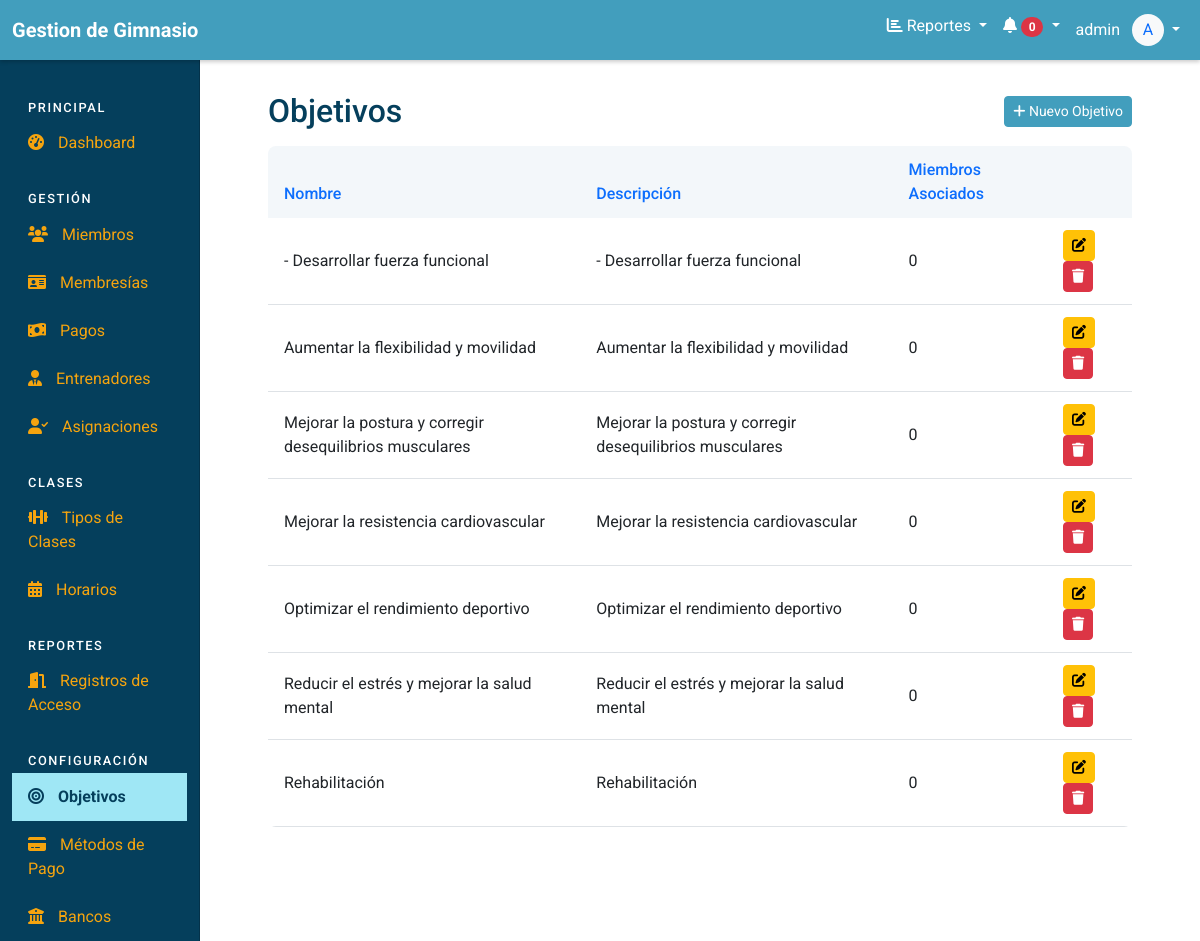
Screenshot of /objetivos/ (signed in) with the database file from the repository.
### app_gimnasio/models.py (models this page shows, shortened)
class Objetivo(models.Model):
    nombre = models.CharField(max_length=100, unique=True, verbose_name="Nombre del Objetivo")
    descripcion = models.TextField(blank=True, null=True, verbose_name="Descripción")
    class Meta:
        verbose_name = "Objetivo"
        verbose_name_plural = "Objetivos"

### app_gimnasio/views.py (the view)
# urls.py: path('objetivos/', views.objetivo_list, name='objetivo_list'),
@login_required
def objetivo_list(request):
    objetivos = Objetivo.objects.all().order_by('nombre')
    return render(request, 'app_gimnasio/objetivo_list.html', {'objetivos': objetivos})

### app_gimnasio/templates/app_gimnasio/objetivo_list.html (shortened to what this page needs)
{% extends 'app_gimnasio/base.html' %}
{% block content %}
<div class="container-fluid">
    <div class="d-flex justify-content-between align-items-center mb-3">
        <h2 class="mb-0">Objetivos</h2>
        <a href="/admin/app_gimnasio/objetivo/add/" class="btn btn-primary btn-sm">
            <i class="fas fa-plus"></i> Nuevo Objetivo
        </a>
    </div>
    <table class="table table-hover">
        <thead>
            <tr>
                <th>Nombre</th>
                <th>Descripción</th>
                <th>Miembros Asociados</th>
                <th></th>
            </tr>
        </thead>
        <tbody>
            {% for objetivo in objetivos %}
            <tr>
                <td>{{ objetivo.nombre }}</td>
                <td>{{ objetivo.descripcion|default:'-' }}</td>
                <td>{{ objetivo.miembro_set.count }}</td>
                <td>
                    <a href="{% url 'app_gimnasio:objetivo_update' objetivo.id %}" class="btn btn-warning btn-sm"><i class="fas fa-edit"></i></a>
                    <a href="{% url 'app_gimnasio:objetivo_delete' objetivo.id %}" class="btn btn-danger btn-sm"><i class="fas fa-trash"></i></a>
                </td>
            </tr>
            {% empty %}
            <tr><td colspan="4" class="text-center">No hay objetivos registrados.</td></tr>
            {% endfor %}
        </tbody>
    </table>
</div>
{% endblock %}

### app_gimnasio/templates/app_gimnasio/base.html (shortened to what this page needs)
<!DOCTYPE html>
<html lang="es">
<head>
    <link href="https://cdn.jsdelivr.net/npm/bootstrap@5.3.0-alpha1/dist/css/bootstrap.min.css" rel="stylesheet">
    <link rel="stylesheet" href="https://cdnjs.cloudflare.com/ajax/libs/font-awesome/6.0.0/css/all.min.css">
    {% load static %}
    <link rel="stylesheet" href="{% static 'css/styles.css' %}">
    <link rel="stylesheet" href="{% static 'css/reportes.css' %}">
    <link href="https://cdn.jsdelivr.net/npm/select2@4.1.0-rc.0/dist/css/select2.min.css" rel="stylesheet" />
</head>
<body>
    <nav class="navbar navbar-expand-lg navbar-dark">
        <div class="container-fluid">
            <a class="navbar-brand" href="{% url 'app_gimnasio:dashboard' %}">
                <span class="fw-bold">Gestion de Gimnasio</span>
            </a>
            <div class="collapse navbar-collapse" id="navbarSupportedContent">
                <ul class="navbar-nav ms-auto mb-2 mb-lg-0">
                    <li class="nav-item dropdown">
                        <a class="nav-link dropdown-toggle" href="#" id="navbarDropdownReportes" role="button" data-bs-toggle="dropdown" aria-expanded="false">
                            <i class="fas fa-chart-bar"></i> Reportes
                        </a>
                    </li>
                    <li class="nav-item dropdown">
                        <a class="nav-link dropdown-toggle" href="#" id="navbarDropdown" role="button" data-bs-toggle="dropdown" aria-expanded="false">
                            <i class="fas fa-bell"></i>
                            <span class="badge bg-danger rounded-pill">0</span>
                        </a>
                    </li>
                    <li class="nav-item dropdown">
                        <a class="nav-link dropdown-toggle" href="#" id="userDropdown" role="button" data-bs-toggle="dropdown" aria-expanded="false">
                            <span class="d-none d-lg-inline me-2">{{ request.user.username }}</span>
                            <div class="avatar rounded-circle bg-light text-primary d-inline-flex align-items-center justify-content-center" style="width: 32px; height: 32px;">
                                {{ request.user.username|slice:":1"|upper }}
                            </div>
                        </a>
                    </li>
                </ul>
            </div>
        </div>
    </nav>
    <div class="container-fluid">
        <div class="row">
            <nav id="sidebar" class="col-md-3 col-lg-2 d-md-block sidebar">
                <div class="position-sticky pt-3">
                    <ul class="nav flex-column">
                        <li class="nav-item">
                            <h6 class="sidebar-heading px-3 mt-4 mb-1">Principal</h6>
                        </li>
                        <li class="nav-item">
                            <a class="nav-link {% if request.resolver_match.url_name == 'dashboard' %}active{% endif %}" href="{% url 'app_gimnasio:dashboard' %}">
                                <i class="fas fa-tachometer-alt"></i> Dashboard
                            </a>
                        </li>
                        <li class="nav-item">
                            <h6 class="sidebar-heading px-3 mt-4 mb-1">Gestión</h6>
                        </li>
                        <li class="nav-item">
                            <a class="nav-link {% if 'miembro' in request.resolver_match.url_name %}active{% endif %}" href="{% url 'app_gimnasio:miembro_list' %}">
                                <i class="fas fa-users"></i> Miembros
                            </a>
                        </li>
                        <li class="nav-item">
                            <a class="nav-link {% if 'membresia' in request.resolver_match.url_name %}active{% endif %}" href="{% url 'app_gimnasio:membresia_list' %}">
                                <i class="fas fa-id-card"></i> Membresías
                            </a>
                        </li>
                        <li class="nav-item">
                            <a class="nav-link {% if 'pago' in request.resolver_match.url_name %}active{% endif %}" href="{% url 'app_gimnasio:pago_list' %}">
                                <i class="fas fa-money-bill-wave"></i> Pagos
                            </a>
                        </li>
                        <li class="nav-item">
                            <a class="nav-link {% if 'entrenador' in request.resolver_match.url_name %}active{% endif %}" href="{% url 'app_gimnasio:entrenador_list' %}">
                                <i class="fas fa-user-tie"></i> Entrenadores
                            </a>
                        </li>
                        <li class="nav-item">
                            <a class="nav-link {% if 'asignacion' in request.resolver_match.url_name %}active{% endif %}" href="{% url 'app_gimnasio:asignacion_list' %}">
                                <i class="fas fa-user-check"></i> Asignaciones
                            </a>
                        </li>
                        <li class="nav-item">
                            <h6 class="sidebar-heading px-3 mt-4 mb-1">Clases</h6>
                        </li>
                        <li class="nav-item">
                            <a class="nav-link {% if 'tipo_clase' in request.resolver_match.url_name %}active{% endif %}" href="{% url 'app_gimnasio:tipo_clase_list' %}">
                                <i class="fas fa-dumbbell"></i> Tipos de Clases
                            </a>
                        </li>
                        <li class="nav-item">
                            <a class="nav-link {% if 'horario_clase' in request.resolver_match.url_name %}active{% endif %}" href="{% url 'app_gimnasio:horario_clase_list' %}">
                                <i class="fas fa-calendar-alt"></i> Horarios
                            </a>
                        </li>
                        <li class="nav-item">
                            <h6 class="sidebar-heading px-3 mt-4 mb-1">Reportes</h6>
                        </li>
                        <li class="nav-item">
                            <a class="nav-link {% if 'registro_acceso' in request.resolver_match.url_name %}active{% endif %}" href="{% url 'app_gimnasio:registro_acceso_list' %}">
                                <i class="fas fa-door-open"></i> Registros de Acceso
                            </a>
                        </li>
                        <li class="nav-item">
                            <h6 class="sidebar-heading px-3 mt-4 mb-1">Configuración</h6>
                        </li>
                        <li class="nav-item">
                            <a class="nav-link {% if 'objetivo' in request.resolver_match.url_name %}active{% endif %}" href="{% url 'app_gimnasio:objetivo_list' %}">
                                <i class="fas fa-bullseye"></i> Objetivos
                            </a>
                        </li>
                        <li class="nav-item">
                            <a class="nav-link {% if 'metodo_pago' in request.resolver_match.url_name %}active{% endif %}" href="{% url 'app_gimnasio:metodo_pago_list' %}">
                                <i class="fas fa-credit-card"></i> Métodos de Pago
                            </a>
                        </li>
                        <li class="nav-item">
                            <a class="nav-link {% if 'banco' in request.resolver_match.url_name %}active{% endif %}" href="{% url 'app_gimnasio:banco_list' %}">
                                <i class="fas fa-university"></i> Bancos
                            </a>
                        </li>
                    </ul>
                </div>
            </nav>
            <main class="col-md-9 ms-sm-auto col-lg-10 px-md-4">
                <div class="main-content">
                    {% block content %}{% endblock %}
                </div>
            </main>
        </div>
    </div>
    {% load static %}
</body>
</html>

### static/css/styles.css (style rules this page uses)
:root { --cian-suave: #9FE7F5; --azul-acero: #429EBD; --azul-profundo: #053F5C; --naranja-calido: #F5A40F; --naranja-profundo: #D6711A; --rojo: #DC3545; --blanco: #FFFFFF; --gris-claro: #F8F9FA; }
body { font-family: 'Roboto', sans-serif; background-color: var(--blanco); color: var(--azul-profundo); }
.navbar { background-color: var(--azul-acero); height: 60px; box-shadow: 0 2px 4px rgba(0, 0, 0, 0.2); }
.navbar-brand { color: var(--blanco); font-weight: bold; }
.navbar .nav-link { color: var(--blanco); }
.sidebar { background-color: var(--azul-profundo); min-height: calc(100vh - 60px); border-right: 1px solid rgba(0, 0, 0, 0.2); }
.sidebar .nav-link { color: var(--naranja-calido); padding: 0.75rem 1rem; }
.sidebar .nav-link.active { background-color: var(--cian-suave); color: var(--azul-profundo); font-weight: bold; }
.sidebar .nav-link i { margin-right: 10px; }
.sidebar-heading { color: var(--blanco) !important; font-size: 0.8rem; text-transform: uppercase; letter-spacing: 0.1rem; }
.main-content { padding: 2rem; max-width: 1200px; margin: 0 auto; }
.btn-primary { background-color: var(--azul-acero); border-color: var(--azul-acero); }
.table th { background-color: var(--azul-profundo); color: var(--blanco); border-color: var(--azul-acero); font-weight: 500; padding: 0.75rem 1rem; }
.table td { padding: 0.75rem 1rem; vertical-align: middle; }
.badge.bg-danger { background-color: var(--rojo) !important; }

### static/css/reportes.css (style rules this page uses)
.table { border-radius: 0.5rem; overflow: hidden; background: #fff; }
.table thead th { background: #f3f7fa; color: #0d6efd; border: none; font-weight: 500; }

### rows the page displays
Objetivo: nombre "- Desarrollar fuerza funcional", descripcion "- Desarrollar fuerza funcional", miembro_set.count "0"
Objetivo: nombre "Aumentar la flexibilidad y movilidad", descripcion "Aumentar la flexibilidad y movilidad", miembro_set.count "0"
Objetivo: nombre "Mejorar la postura y corregir desequilibrios musculares", descripcion "Mejorar la postura y corregir desequilibrios musculares", miembro_set.count "0"
Objetivo: nombre "Mejorar la resistencia cardiovascular", descripcion "Mejorar la resistencia cardiovascular", miembro_set.count "0"
Objetivo: nombre "Optimizar el rendimiento deportivo", descripcion "Optimizar el rendimiento deportivo", miembro_set.count "0"
Objetivo: nombre "Reducir el estrés y mejorar la salud mental", descripcion "Reducir el estrés y mejorar la salud mental", miembro_set.count "0"
Objetivo: nombre "Rehabilitación", descripcion "Rehabilitación", miembro_set.count "0"

### other values shown
{{ request.user.username }} "admin"
{{ request.user.username|slice:":1"|upper }} "A"
